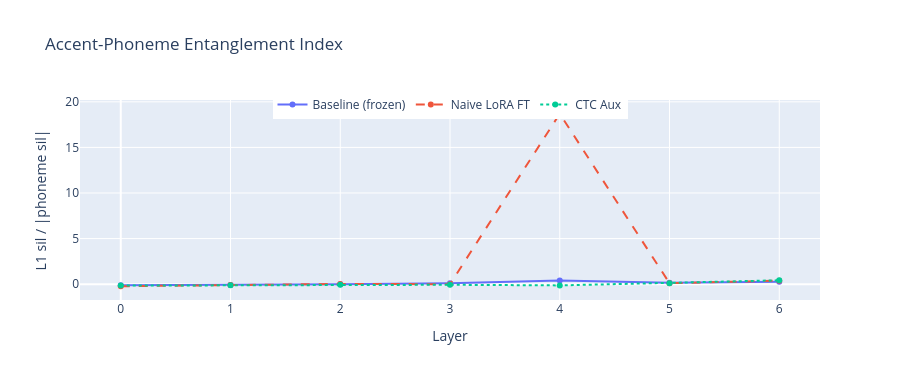

Here is the notebook cell this chart was saved with:
### Markdown cell above
---
# Section 5 — Deeper Diagnostics

### Code cell
# ── 5a. Accent-Phoneme Entanglement Index ─────────────────────────────────────
display(HTML("<h4>Accent-Phoneme Entanglement Index (L1 sil / |phoneme sil|)</h4>"))
display(HTML('<p style="color:#888">Higher = accent more structured than phoneme = more entangled</p>'))

fig = go.Figure()
for key in MODELS:
    ph = df[(df["model"] == key) & (df["label_type"] == "phoneme")].sort_values("layer")
    l1 = df[(df["model"] == key) & (df["label_type"] == "l1")].sort_values("layer")
    ratio = l1["silhouette"].values / (np.abs(ph["silhouette"].values) + 1e-8)
    s = MODEL_STYLES.get(key, {})
    fig.add_trace(go.Scatter(
        x=LAYERS, y=ratio.tolist(), name=s.get("label", key),
        mode="lines+markers",
        line=dict(color=s.get("color"), dash=s.get("dash"), width=2),
    ))
fig.update_layout(title="Accent-Phoneme Entanglement Index", height=380,
                  legend=dict(orientation="h", y=1.05, xanchor="center", x=0.5))
fig.update_xaxes(title_text="Layer")
fig.update_yaxes(title_text="L1 sil / |phoneme sil|")
fig.show()

### Figure 1 — Plotly figure (JSON) as saved in the notebook; plotly's stock layout.template omitted (floating-point values rounded to 4 significant figures)
{"data": [{"line": {"color": "#636EFA", "dash": "solid", "width": 2}, "mode": "lines+markers", "name": "Baseline (frozen)", "type": "scatter", "x": [0, 1, 2, 3, 4, 5, 6], "y": [-0.1164, -0.09677, -0.02061, 0.09041, 0.4099, 0.1529, 0.2746]}, {"line": {"color": "#EF553B", "dash": "dash", "width": 2}, "mode": "lines+markers", "name": "Naive LoRA FT", "type": "scatter", "x": [0, 1, 2, 3, 4, 5, 6], "y": [-0.2298, -0.09755, 0.021, -0.004411, 18.69, 0.1058, 0.3843]}, {"line": {"color": "#00CC96", "dash": "dot", "width": 2}, "mode": "lines+markers", "name": "CTC Aux", "type": "scatter", "x": [0, 1, 2, 3, 4, 5, 6], "y": [-0.159, -0.1226, -0.07845, -0.06849, -0.1369, 0.1049, 0.4234]}], "layout": {"height": 380, "legend": {"orientation": "h", "x": 0.5, "xanchor": "center", "y": 1.05}, "title": {"text": "Accent-Phoneme Entanglement Index"}, "xaxis": {"title": {"text": "Layer"}}, "yaxis": {"title": {"text": "L1 sil / |phoneme sil|"}}}}
